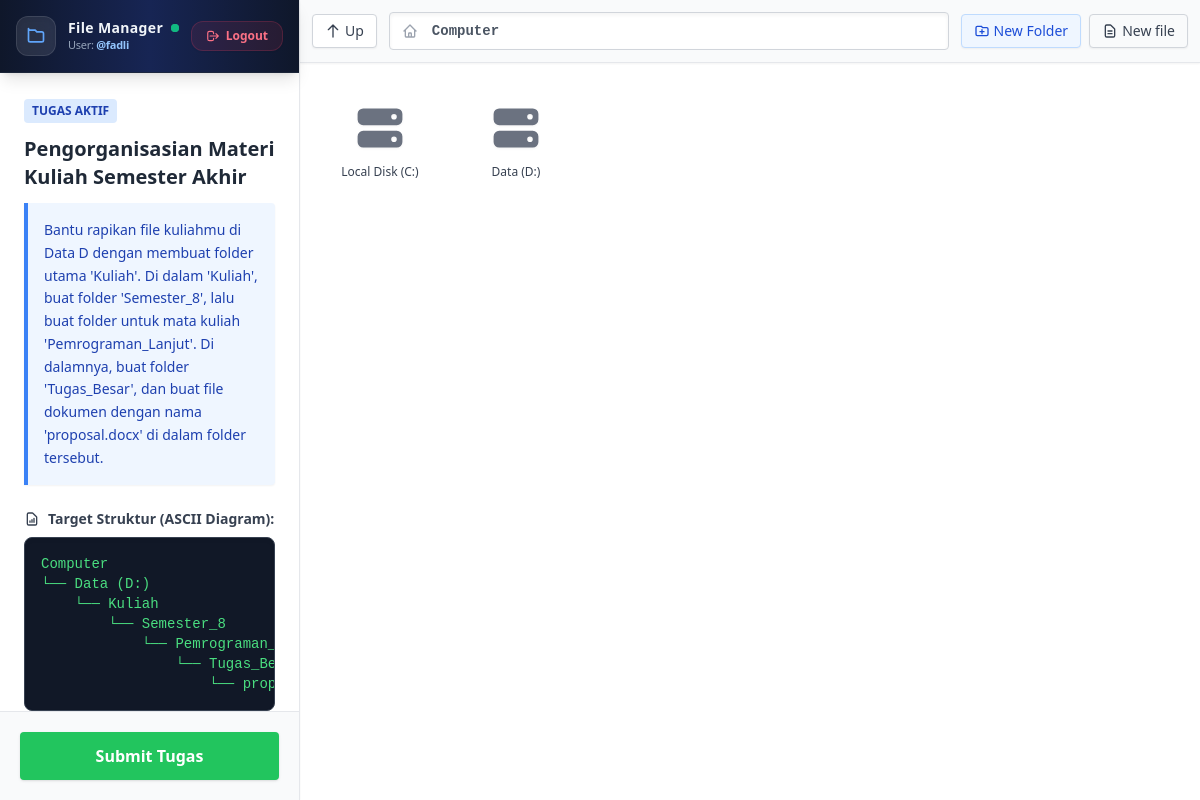
Screenshot of /client (signed in) with the database file from the repository.
### app.py (models this page shows)
class User(db.Model):
    id = db.Column(db.Integer, primary_key=True)
    username = db.Column(db.String(50), unique=True, nullable=False)
    password = db.Column(db.String(50), nullable=False)
    role = db.Column(db.String(10), nullable=False) # 'admin' atau 'client'
    task_title = db.Column(db.String(100), nullable=True)
    task_description = db.Column(db.Text, nullable=True)
    task_paths = db.Column(db.Text, nullable=True)

### app.py (the view, shortened to what this page needs)
@app.route('/client')
def client_dashboard():
    if session.get('role') != 'client':
        return redirect(url_for('login'))
    user = User.query.get(session['user_id'])
    user_score = Score.query.filter_by(user_id=user.id).first()
    score_value = user_score.score if user_score else None
    task_data = {
        'id': user.id,
        'title': user.task_title,
        'description': user.task_description,
        'expected_paths': user.task_paths
    }
    return render_template(
        'student.html',
        username=session['username'],
        task=task_data,
        user_score=score_value
    )

### templates/student.html (shortened to what this page needs)
<!DOCTYPE html>
<html lang="id">
<head>
    <script src="https://cdn.tailwindcss.com"></script>
</head>
<body class="bg-gray-50 flex h-screen text-gray-800 font-sans">
    <div class="w-1/4 min-w-[300px] bg-white border-r shadow-sm flex flex-col z-10">
        <div class="p-4 bg-gradient-to-r from-slate-900 via-blue-950 to-slate-900 border-b border-slate-800/80 text-white flex justify-between items-center shadow-lg">
        <div class="flex items-center gap-3">
            <div class="w-10 h-10 rounded-xl bg-white/10 backdrop-blur-md border border-white/10 flex items-center justify-center shadow-inner">
                <svg class="w-5 h-5 text-blue-400" fill="none" stroke="currentColor" viewBox="0 0 24 24">
                    <path stroke-linecap="round" stroke-linejoin="round" stroke-width="2" d="M3 7v10a2 2 0 002 2h14a2 2 0 002-2V9a2 2 0 00-2-2h-6l-2-2H5a2 2 0 01-2-2z"/>
                </svg>
            </div>
            <div>
                <h2 class="font-bold text-sm tracking-wide text-slate-100 flex items-center gap-2 leading-snug">
                    File Manager
                    <span class="flex h-2 w-2 relative" title="Status Online">
                        <span class="relative inline-flex rounded-full h-2 w-2 bg-emerald-500"></span>
                    </span>
                </h2>
                <p class="text-[11px] text-slate-400 font-medium tracking-tight">
                    User: <span class="text-blue-300 font-semibold">@{{ username }}</span>
                </p>
            </div>
        </div>
        <a href="/logout"
        class="flex items-center gap-1.5 text-xs font-semibold text-rose-400 bg-rose-500/10 hover:bg-rose-600 hover:text-white border border-rose-500/20 px-3.5 py-1.5 rounded-xl transition-all duration-200 active:scale-95 shadow-sm"
        title="Keluar dari akun">
            <svg class="w-3.5 h-3.5" fill="none" stroke="currentColor" viewBox="0 0 24 24">
                <path stroke-linecap="round" stroke-linejoin="round" stroke-width="2" d="M17 16l4-4m0 0l-4-4m4 4H7m6 4v1a3 3 0 01-3 3H6a3 3 0 01-3-3V7a3 3 0 013-3h4a3 3 0 013 3v1"/>
            </svg>
            <span>Logout</span>
        </a>
    </div>
        <div class="p-6 flex-1 overflow-y-auto">
            <div class="inline-block bg-blue-100 text-blue-800 text-xs font-bold px-2 py-1 rounded mb-3">TUGAS AKTIF</div>
            <h3 class="text-xl font-bold mb-3 text-gray-800">{{ task.title }}</h3>
            <div class="bg-blue-50 border-l-4 border-blue-500 text-blue-800 p-4 rounded-r shadow-sm mb-6 text-sm leading-relaxed">
                {{ task.description }}
            </div>
            <p class="text-sm font-bold mb-2 text-gray-700 flex items-center gap-2">
                <svg xmlns="http://www.w3.org/2000/svg" class="h-4 w-4" fill="none" viewBox="0 0 24 24" stroke="currentColor"><path stroke-linecap="round" stroke-linejoin="round" stroke-width="2" d="M9 17v-2m3 2v-4m3 4v-6m2 10H7a2 2 0 01-2-2V5a2 2 0 012-2h5.586a1 1 0 01.707.293l5.414 5.414a1 1 0 01.293.707V19a2 2 0 01-2 2z" /></svg>
                Target Struktur (ASCII Diagram):
            </p>
            <div class="bg-gray-900 border border-gray-700 p-4 rounded-lg text-sm font-mono text-green-400 shadow-inner overflow-x-auto">
                <pre id="ascii-diagram">Memuat diagram struktur...</pre>
            </div>
        </div>
        <div class="p-5 border-t bg-gray-50">
            <button id="submit-btn" onclick="submitTask()" class="w-full bg-green-500 text-white font-bold py-3 rounded shadow hover:bg-green-600 hover:shadow-lg transition-all transform hover:-translate-y-0.5">
                Submit Tugas
            </button>
        </div>
    </div>
    <div class="flex-1 flex flex-col bg-white">
        <div class="bg-gray-50 border-b p-3 flex gap-3 items-center shadow-sm">
            <button onclick="navigateUp()" class="flex items-center gap-1 bg-white border border-gray-300 text-gray-700 px-3 py-1.5 rounded hover:bg-gray-100 transition-colors text-sm font-medium shadow-sm">
                <svg xmlns="http://www.w3.org/2000/svg" class="h-4 w-4" fill="none" viewBox="0 0 24 24" stroke="currentColor"><path stroke-linecap="round" stroke-linejoin="round" stroke-width="2" d="M5 10l7-7m0 0l7 7m-7-7v18" /></svg>
                Up
            </button>
            <div class="flex-1 bg-white border border-gray-300 rounded flex items-center px-3 py-1.5 shadow-inner overflow-x-auto">
                <div class="font-mono text-sm text-gray-600 flex items-center gap-1 select-none whitespace-nowrap" id="current-path-display"></div>
            </div>
            <div class="flex gap-2">
                <button onclick="createItem('folder')" class="flex items-center gap-1 bg-blue-50 border border-blue-200 text-blue-700 px-3 py-1.5 rounded hover:bg-blue-100 transition-colors text-sm font-medium shadow-sm">
                    <svg xmlns="http://www.w3.org/2000/svg" class="h-4 w-4" fill="none" viewBox="0 0 24 24" stroke="currentColor"><path stroke-linecap="round" stroke-linejoin="round" stroke-width="2" d="M9 13h6m-3-3v6m-9 1V7a2 2 0 012-2h6l2 2h6a2 2 0 012 2v8a2 2 0 01-2 2H5a2 2 0 01-2-2z" /></svg>
                    New Folder
                </button>
                <button onclick="createItem('file')" class="flex items-center gap-1 bg-gray-50 border border-gray-300 text-gray-700 px-3 py-1.5 rounded hover:bg-gray-100 transition-colors text-sm font-medium shadow-sm">
                    <svg xmlns="http://www.w3.org/2000/svg" class="h-4 w-4" fill="none" viewBox="0 0 24 24" stroke="currentColor"><path stroke-linecap="round" stroke-linejoin="round" stroke-width="2" d="M9 12h6m-6 4h6m2 5H7a2 2 0 01-2-2V5a2 2 0 012-2h5.586a1 1 0 01.707.293l5.414 5.414a1 1 0 01.293.707V19a2 2 0 01-2 2z" /></svg>
                    New file
                </button>
            </div>
        </div>
        <div class="flex-1 p-6 overflow-y-auto" id="explorer-container">
            <div id="explorer-grid" class="flex flex-wrap gap-6 items-start">
            </div>
        </div>
    </div>
</body>
</html>

### rows the page displays
User: username "fadli", title "Pengorganisasian Materi Kuliah Semester Akhir", description "Bantu rapikan file kuliahmu di Data D dengan membuat folder utama 'Kuliah'. Di dalam 'Kuliah', buat folder 'Semester_8', lalu buat folder untuk mata kuliah 'Pemrograman_Lanjut'. Di dalamnya, buat folder 'Tugas_Besar', dan buat file dokumen dengan nama 'proposal.docx' di dalam folder tersebut."
